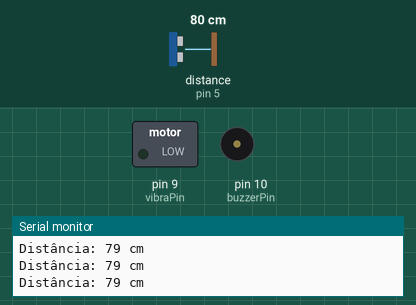
The sketch below on a simulated Arduino Uno, built with avr-gcc and run on an emulated ATmega328P. On the bench: switched loads named in the sketch (green lamp = pin HIGH), buzzer (waves = sounding), the last lines printed to the serial monitor. Wiring (inferred from the names in the program): ultrasonic range finder: trigger pin 6; echo pin 5. The inputs (shaded band) are chosen by the test bench; at power-on: distance to the obstacle (sensor on pin 5) 80 cm. The echo pulse lasts 58.3 µs per cm; pins used as bus, display or sensor lines are not drawn.

Above: at 1.2 s.
1.3 s: distance to the obstacle (sensor on pin 5) set to 35 cm
2.8 s: distance to the obstacle (sensor on pin 5) set to 27 cm
At 2.96 s:
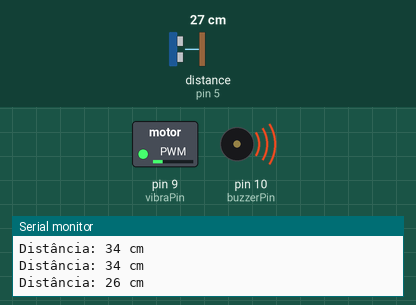
5.8 s: distance to the obstacle (sensor on pin 5) set to 2 cm
At 5.99 s:
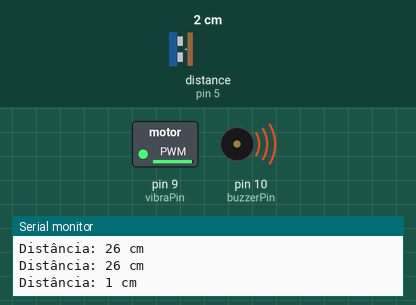
8.8 s: distance to the obstacle (sensor on pin 5) set to 18 cm
At 9.0 s:
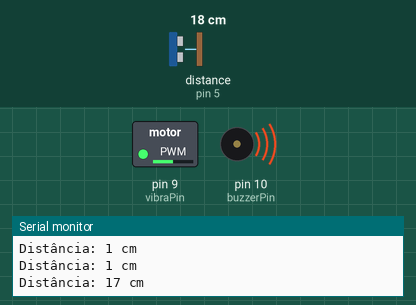
Timing chart, 0 to 11.8 s (numbered marks = the images above; inputs shaded):
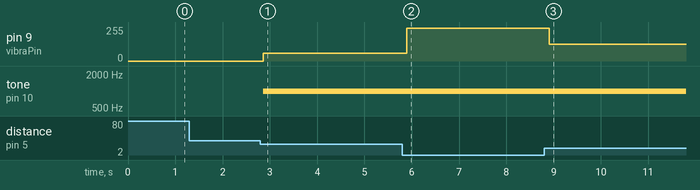

Measured:
- the behaviour switches between 32 and 31 cm on distance to the obstacle (sensor on pin 5) (found by bisection; images 0 and 1)
- after the input at 2.8 s, pin 9 (vibraPin): 0/255 → 60/255 after 0.06 s; tone on pin 10 (buzzerPin): silent → 1000 Hz after 0.06 s
- after the input at 5.8 s, pin 9 (vibraPin): 60/255 → 247/255 after 0.10 s
- after the input at 8.8 s, pin 9 (vibraPin): 247/255 → 127/255 after 0.11 s

The sketch:

sketch_apr14a.ino
```cpp
#define trigPin 6  // Pino Trigger do sensor ultrassônico
#define echoPin 5  // Pino Echo do sensor ultrassônico
#define vibraPin 9  // Pino do módulo de vibração
#define buzzerPin 10 // Pino do buzzer (opcional)

void setup() {
    pinMode(trigPin, OUTPUT);
    pinMode(echoPin, INPUT);
    pinMode(vibraPin, OUTPUT);
    pinMode(buzzerPin, OUTPUT);
    Serial.begin(9600);
}

void loop() {
    long duration;
    int distance;

    // Envia pulso de ultrassom
    digitalWrite(trigPin, LOW);
    delayMicroseconds(2);
    digitalWrite(trigPin, HIGH);
    delayMicroseconds(10);
    digitalWrite(trigPin, LOW);

    // Mede o tempo de retorno
    duration = pulseIn(echoPin, HIGH);
    distance = duration * 0.034 / 2; // Converte tempo em distância (cm)

    Serial.print("Distância: ");
    Serial.print(distance);
    Serial.println(" cm");

    if (distance > 0 && distance <= 30) {  // Alerta se obstáculo estiver a 50 cm ou menos
        analogWrite(vibraPin, map(distance, 30, 0, 30, 255)); // Vibração proporcional à proximidade
        tone(buzzerPin, 1000, 200); // Som curto para alertar
    } else {
        analogWrite(vibraPin, 0);
        noTone(buzzerPin);
    }

    delay(200); // Pequeno delay para estabilização
}
```
